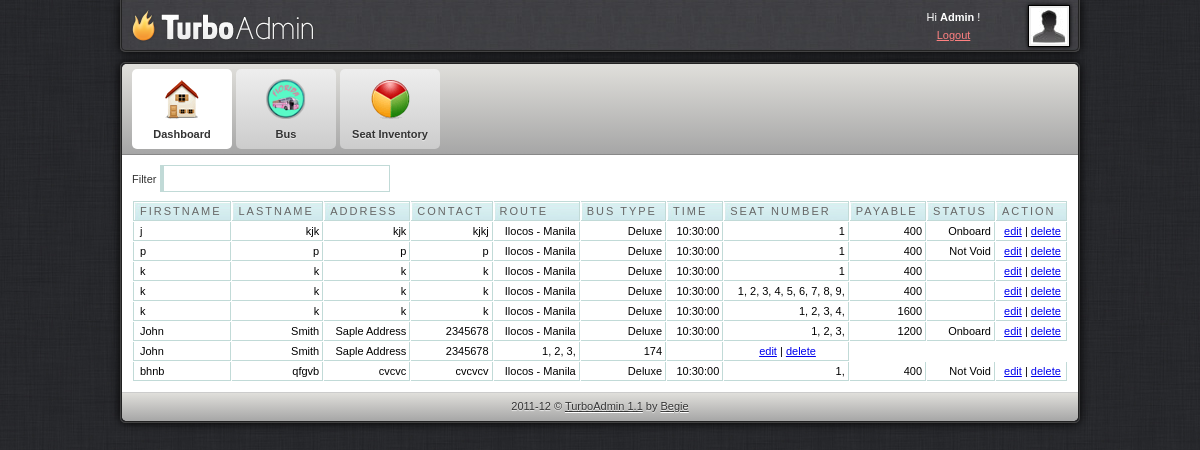
Screenshot of /admin/dashboard.php (signed in) with the database file from the repository.
### tables this page shows
CREATE TABLE `customer` (
  `id` int(11) NOT NULL,
  `fname` varchar(30) NOT NULL,
  `lname` varchar(30) NOT NULL,
  `contact` varchar(20) NOT NULL,
  `address` varchar(300) NOT NULL,
  `bus` varchar(30) NOT NULL,
  `transactionum` varchar(10) NOT NULL,
  `payable` varchar(11) NOT NULL,
  `status` varchar(100) NOT NULL,
  `setnumber` varchar(100) NOT NULL
);

CREATE TABLE `route` (
  `id` int(11) NOT NULL,
  `route` varchar(300) NOT NULL,
  `price` varchar(30) NOT NULL,
  `numseats` int(30) NOT NULL,
  `type` varchar(300) NOT NULL,
  `time` time NOT NULL,
  `zone` varchar(15) NOT NULL
);

CREATE TABLE `reserve` (
  `id` int(11) NOT NULL,
  `date` varchar(11) NOT NULL,
  `bus` varchar(11) NOT NULL,
  `seat_reserve` varchar(11) NOT NULL,
  `transactionnum` varchar(10) NOT NULL,
  `seat` varchar(100) NOT NULL
);

### admin/dashboard.php (the view, shortened to what this page needs)
<html>
<head>
<link href="css/style.css" rel="stylesheet" type="text/css" />
<link rel="stylesheet" href="febe/style.css" type="text/css" media="screen" charset="utf-8">
<link href="src/facebox.css" media="screen" rel="stylesheet" type="text/css" />
</head>
<body>
	<div id="container">
		<div id="adminbar-outer" class="radius-bottom">
			<div id="adminbar" class="radius-bottom">
				<a id="logo" href="dashboard.php"></a>
				<div id="details">
					<a class="avatar" href="javascript: void(0)">
					<img width="36" height="36" alt="avatar" src="img/avatar.jpg">
					</a>
					<div class="tcenter">
					Hi
					<strong>Admin</strong>
					!
					<br>
					<a class="alightred" href="../index.php">Logout</a>
					</div>
				</div>
			</div>
		</div>
		<div id="panel-outer" class="radius" style="opacity: 1;">
			<div id="panel" class="radius">
				<ul class="radius-top clearfix" id="main-menu">
					<li>
						<a class="active" href="dashboard.php">
							<img alt="Dashboard" src="img/m-dashboard.png">
							<span>Dashboard</span>
						</a>
					</li>
					<li>
						<a href="route.php">
							<img alt="Statistics" src="img/m-custom.png">
							<span>Bus</span>
						</a>
					</li>
					<li>
						<a href="setinventory.php">
							<img alt="Statistics" src="img/m-statistics.png">
							<span>Seat Inventory</span>
						</a>
					</li>
				</ul>
				<div id="content" class="clearfix">
					<label for="filter">Filter</label> <input type="text" name="filter" value="" id="filter" />
					<table cellpadding="1" cellspacing="1" id="resultTable">
						<thead>
							<tr>
								<th  style="border-left: 1px solid #C1DAD7"> Firstname </th>
								<th> Lastname </th>
								<th> Address </th>
								<th> Contact </th>
								<th> Route </th>
								<th> Bus Type </th>
								<th> Time </th>
								<th> Seat Number </th>
								<th> Payable </th>
								<th> Status </th>
								<th> Action </th>
							</tr>
						</thead>
						<tbody>
						<?php
							include('../db.php');
							$result = mysqli_query($conn,"SELECT * FROM customer");
							while($row = mysqli_fetch_array($result))
								{
									echo '<tr class="record">';
									echo '<td style="border-left: 1px solid #C1DAD7;">'.$row['fname'].'</td>';
									echo '<td><div align="right">'.$row['lname'].'</div></td>';
									echo '<td><div align="right">'.$row['address'].'</div></td>';
									echo '<td><div align="right">'.$row['contact'].'</div></td>';
									$rrad=$row['bus'];
									$dddd=$row['transactionum'];
									$results = mysqli_query($conn,"SELECT * FROM route WHERE id='$rrad'");
									while($rows = mysqli_fetch_array($results))
										{
									echo '<td><div align="right">'.$rows['route'].'</div></td>';
									echo '<td><div align="right">'.$rows['type'].'</div></td>';
									echo '<td><div align="right">'.$rows['time'].'</div></td>';
										}
									$resulta = mysqli_query($conn,"SELECT * FROM reserve WHERE transactionnum='$dddd'");
									while($rowa = mysqli_fetch_array($resulta))
										{
									echo '<td><div align="right">'.$rowa['seat'].'</div></td>';
										}
									echo '<td><div align="right">'.$row['payable'].'</div></td>';
									echo '<td><div align="right">'.$row['status'].'</div></td>';
									echo '<td><div align="center"><a rel="facebox" href="editstatus.php?id='.$row['id'].'">edit</a> | <a href="#" id="'.$row['transactionum'].'" class="delbutton" title="Click To Delete">delete</a></div></td>';
									echo '</tr>';
								}
							?>
						</tbody>
					</table>
				</div>
				<div id="footer" class="radius-bottom">
					2011-12 ©
					<a class="afooter-link" href="">TurboAdmin 1.1</a>
					by
					<a class="afooter-link" href="">Begie</a>
				</div>
			</div>
		</div>
	</div>
</body>
</html>

### admin/css/style.css (style rules this page uses)
html, body { background: url("../img/bg.jpg") repeat scroll 0 0 #333333; color: #333333; font-family: Arial,Helvetica,sans-serif; font-size: 11px; line-height: 1.6; margin:0; }
#container { margin: 0 auto; width: 960px; }
#login-container-outer, #container #adminbar-outer, #container #panel-outer { border: 1px solid #444444; box-shadow: 0 0 10px #000000; }
#container #adminbar-outer { background: none repeat scroll 0 0 #403F44; border-top: medium none; margin: 0 0 10px; }
.radius-bottom { border-bottom-left-radius: 5px; border-bottom-right-radius: 5px; }
#login-container, #container #adminbar, #container #panel { border: 1px solid #222222; }
#container #adminbar { background: url("../img/alter-bg.jpg") repeat scroll left top transparent; border-top: medium none; height: 50px; }
.clearfix { clear:both; }
#container #adminbar a#logo { background: url("../img/logo.png") no-repeat scroll left top transparent; display: block; float: left; height: 50px; width: 200px; }
#container #adminbar #details { color: #FFFFFF; float: right; height: 34px; line-height: 18px; padding: 8px; width: 184px; }
#container #adminbar #details a.avatar { background-color: #EEEEEE; border: 1px solid #000000; box-shadow: 0 0 4px #000000; display: block; float: right; height: 36px; margin: -3px 0 0 7px; padding: 2px; width: 36px; }
.tcenter { text-align: center; }
a.alightred { color: #FF8181; }
.radius { border-radius: 5px 5px 5px 5px; }
#container #panel ul#main-menu, #container #panel #footer, #login-extra { background-color: #D5D5D5; background-image: linear-gradient(#E0DFDB, #A6A6A6); }
ul#main-menu { border-bottom: 1px solid #888888; list-style: none outside none; margin: 0; padding: 0 10px; }
.radius-top { border-top-left-radius: 5px; border-top-right-radius: 5px; }
ul#main-menu li { float: left; margin: 5px 4px 5px 0; }
ul#main-menu li a.active { background: none repeat scroll 0 0 #FFFFFF; text-shadow: 0 1px 1px #FFFFFF; }
ul#main-menu li a { background: linear-gradient(#EEEEEE, #CCCCCC) repeat scroll 0 0 #EEEEEE; border-radius: 5px 5px 5px 5px; color: #333333; display: block; font-weight: bold; height: 80px; line-height: 1px; position: relative; text-align: center; text-shadow: 0 1px 1px #EEEEEE; width: 100px; text-decoration:none; }
ul#main-menu li a img { height: 40px; padding: 10px 15px 5px; width: 40px; }
ul#main-menu li a span { display: block; line-height: 20px; padding: 0 0 5px; }
#container #content { padding: 10px; background-color:#ffffff; }
#container #footer { border-top: 1px solid #CCCCCC; color: #333333; margin: 0; padding: 5px; text-align: center; text-shadow: 0 1px 1px #EEEEEE; }
a.afooter-link { color: #333333; text-shadow: 0 1px 1px #FFFFFF; }

### admin/febe/style.css (style rules this page uses)
#resultTable { background-color: white; margin-top: 8px; width: 100%; color:#000000; }
#resultTable th.sortable { background: url("bg_header.jpg") no-repeat scroll 0 0 #CAE8EA; border-bottom: 1px solid #C1DAD7; border-right: 1px solid #C1DAD7; border-top: 1px solid #C1DAD7; color: #4F6B72; font: normal 11px "Trebuchet MS",Verdana,Arial,Helvetica,sans-serif; letter-spacing: 2px; padding: 3px 3px 3px 6px; text-align: left; text-transform: uppercase; color: #666; cursor: pointer; text-decoration: none; }
#resultTable th { background: url("bg_header.jpg") no-repeat scroll 0 0 #CAE8EA; border-bottom: 1px solid #C1DAD7; border-right: 1px solid #C1DAD7; border-top: 1px solid #C1DAD7; color: #4F6B72; font: normal 11px "Trebuchet MS",Verdana,Arial,Helvetica,sans-serif; letter-spacing: 2px; padding: 3px 3px 3px 6px; text-align: left; text-transform: uppercase; color: #666; cursor: pointer; text-decoration: none; }
#resultTable td { border-bottom: 1px solid #C1DAD7; border-right: 1px solid #C1DAD7; padding: 3px 3px 3px 6px; font: normal 11px "Trebuchet MS",Verdana,Arial,Helvetica,sans-serif; }
#resultTable td.odd { font: normal 11px "Trebuchet MS",Verdana,Arial,Helvetica,sans-serif; }
#filter { width: 230px; border: 1px solid #C1DAD7; border-left: 4px solid #C1DAD7; padding:5px; background-image:url('../images/filter.gif'); background-repeat:no-repeat; background-position: 3px 5px; padding-left:20px; }
.clearfix { clear:both; }

### rows the page displays
customer: fname "j", lname "kjk", address "kjk", contact "kjkj", payable "400", status "Onboard"
route: route "Ilocos - Manila", type "Deluxe", time "10:30:00"
reserve: seat "1"
customer: fname "p", lname "p", address "p", contact "p", payable "400", status "Not Void"
reserve: seat "1"
customer: fname "k", lname "k", address "k", contact "k", payable "400"
reserve: seat "1"
customer: fname "k", lname "k", address "k", contact "k", payable "400"
reserve: seat "1, 2, 3, 4, 5, 6, 7, 8, 9,"
customer: fname "k", lname "k", address "k", contact "k", payable "1600"
reserve: seat "1, 2, 3, 4,"
customer: fname "John", lname "Smith", address "Saple Address", contact "2345678", payable "1200", status "Onboard"
reserve: seat "1, 2, 3,"
customer: fname "John", lname "Smith", address "Saple Address", contact "2345678", payable "174"
reserve: seat "1, 2, 3,"
customer: fname "bhnb", lname "qfgvb", address "cvcvc", contact "cvcvcv", payable "400", status "Not Void"
reserve: seat "1,"
